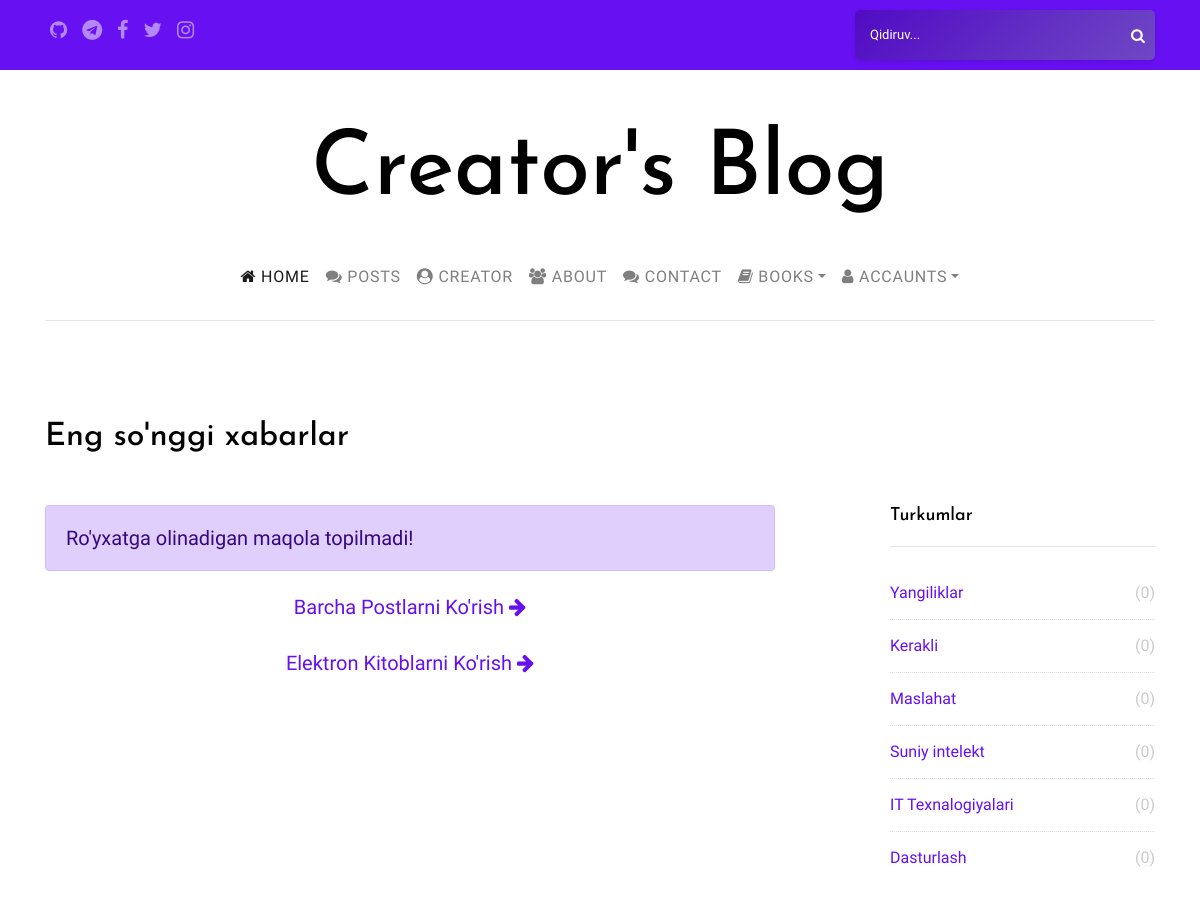
The app's page / (upper part), older data.
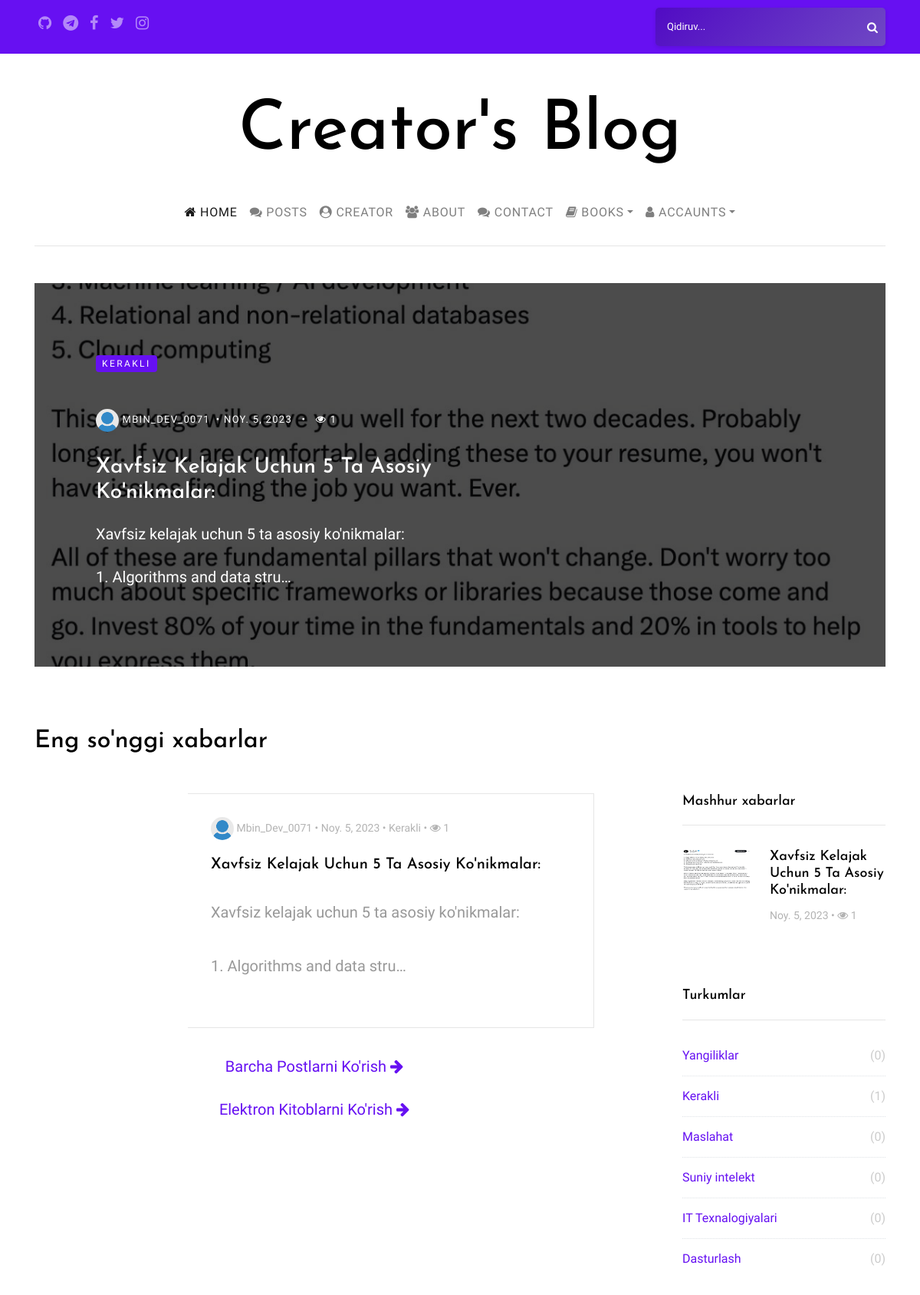
The same page, newer data.
### posts/models.py (models this page shows, shortened)
class Category(models.Model):
    name = models.CharField(max_length=50, verbose_name='Kategoriya nomi')
    slug = models.SlugField(unique=True, help_text="Bu joyni qo'lda o'zgartirmaslik tavsiya etiladi.")
    def __str__(self):
        return self.name

class Post(models.Model):
    author = models.ForeignKey(settings.AUTH_USER_MODEL, on_delete=models.CASCADE)
    category = models.ForeignKey(Category, on_delete=models.CASCADE)
    tags = models.ManyToManyField(Tag, blank=True, verbose_name='Yorliqlar')
    views = models.ManyToManyField(HitCount, related_name='post_views', blank=True)
    title = models.CharField(max_length=75, verbose_name='Sarlavha')
    slug = models.SlugField(unique=True, help_text='Bu joyni qo`lda o`zgartirmaslik tavsiya etiladi.')
    image = models.ImageField(upload_to='posts/%Y/%m/%d/', verbose_name='Rasm')
    content = RichTextField(verbose_name='Tarkib')
    created = models.DateTimeField(auto_now_add=True, verbose_name='Yaratilgan sana')
    available = models.BooleanField(default=True, verbose_name='Faol passiv')
    def getHitCount(self):
        return self.views.count()
    class Meta:
        ordering = ['-created']

### users/models.py (models this page shows, shortened)
class UserDetail(models.Model):
    user = models.OneToOneField(User, on_delete=models.CASCADE)
    title = models.CharField(blank=True, null=True, max_length=50, verbose_name='Ünvan')
    description = models.CharField(blank=True, null=True, max_length=250, verbose_name='Açıklama')
    image = models.ImageField(blank=True, null=True, upload_to='users/', default='def_user.png', verbose_name='Görsel')

### pages/views.py (the view)
# urls.py: path('', views.LatestPostListView.as_view(), name='index'),
class LatestPostListView(ListView):
    model = Post
    template_name = 'index.html'
    context_object_name = 'latestposts'
    queryset = Post.objects.filter(available=True).order_by('-created')[:6]  # Get last 6 posts
    def get_context_data(self, **kwargs):
        context = super().get_context_data(**kwargs)
        post_count = Post.objects.filter(available=True).count()
        if post_count >= 3:
            items = list(Post.objects.filter(available=True))
            random_items = random.sample(items, 3)
            context['randomposts'] = random_items
        else:
            context['randomposts'] = Post.objects.filter(available=True)
        context['popularposts'] = Post.objects.filter(available=True).annotate(viewyek=Count('views')).order_by('-viewyek')[:3]  # Get popular 3 posts
        context['categories'] = Category.objects.all()
        context['tags'] = Tag.objects.all()
        return context

### posts/models.py (called while the page is built)
    def __str__(self):
        return self.name

### templates/index.html (shortened to what the changed rows need)
{% extends 'partials/_base.html' %} {% load static %} {% block content %}
<section class="site-section pt-5 pb-5">
    <div class="container">
        <div class="row">
            <div class="col-md-12">
                <div class="owl-carousel owl-theme home-slider">
                    {% for randompost in randomposts %}
                    <div>
                        <a href="{% url 'posts:postDetail' randompost.category.slug randompost.id randompost.slug %}" class="a-block d-flex align-items-center height-lg" style="background-image: url({{ randompost.image.url }});">
                            <div class="text half-to-full">
                                <span class="category mb-5">{{ randompost.category.name }}</span>
                                <div class="post-meta">
                                    <span class="author mr-2"><img src="{{ randompost.author.userdetail.image.url }}" alt="Colorlib"> {{ randompost.author.username }}</span>&bullet;
                                    <span class="mr-2">{{ randompost.created | date }} </span> &bullet;
                                    <span class="ml-2"><span class="fa fa-eye"></span> {{ randompost.getHitCount }}</span>
                                </div>
                                <h3>{{ randompost.title | title }}</h3>
                                <p>{{ randompost.content | safe | linebreaks | truncatechars:100 }}</p>
                            </div>
                        </a>
                    </div>
                    {% endfor %}
                </div>
            </div>
        </div>
    </div>
</section>
<section class="site-section pt-0 pb-3">
    <div class="container">
        <div class="row mb-4">
            <div class="col-md-6">
                <h2 class="mb-4">Eng so'nggi xabarlar</h2>
            </div>
        </div>
        <div class="row blog-entries">
            <div class="col-md-12 col-lg-8 main-content">
                <div class="row mb-5">
                    <div class="col-md-12">
                        {% if latestposts %} {% for latestpost in latestposts %}
                        <div class="post-entry-horzontal ">
                            <a style="width: 100%" href="{% url 'posts:postDetail' latestpost.category.slug latestpost.id latestpost.slug %}">
                                <span class="text spanyek">
                                    <div class="post-meta ">
                                        <span class="author"><img src="{{ latestpost.author.userdetail.image.url }}" alt="Colorlib"> {{ latestpost.author.username | title }} &bullet; </span>
                                <span>{{ latestpost.created | date }} &bullet;</span>
                                <span class="catyek">{{ latestpost.category.name }} &bullet;</span>
                                <span><span class="fa fa-eye"></span> {{ latestpost.getHitCount }}</span>
                        </div>
                        <h2>{{ latestpost.title | title}}</h2>
                        <p class="mb-0">{{ latestpost.content|safe|linebreaks|truncatechars:100 }}</p>
                        </span>
                        </a>
                    </div>
                    {% endfor %} {% else %}
                    <div class="alert alert-primary" role="alert">
                        Ro'yxatga olinadigan maqola topilmadi!
                    </div>
                    {% endif %}
                    <div class="row mb-3">
                        <div class="col-md-12 text-center text-capitalize" style="height:40px">
                        </div>
                    </div>
                    <div class="row mb-3">
                        <div class="col-md-12 text-center text-capitalize" style="height:40px">
                        </div>
                    </div>
                </div>
            </div>
        </div>
        {% endblock %}

### templates/partials/_sidebar.html (shortened to what this page needs)
{% load static %}
<div class="col-md-12 col-lg-4 sidebar">
    {% if popularposts %}
        <div class="sidebar-box">
            <h3 class="heading">Mashhur xabarlar</h3>
            <div class="post-entry-sidebar">
                <ul>
                    {% for popularpost in popularposts %}
                        <li>
                            <a href="{% url 'posts:postDetail' popularpost.category.slug popularpost.id popularpost.slug %}">
                                <img style="height: 55px" src="{{ popularpost.image.url }}" alt="popularpost img" class="mr-4">
                                <div class="text">
                                    <h4>{{ popularpost.title | title }}</h4>
                                    <div class="post-meta">
                                        <span>{{ popularpost.created | date }} &bullet;</span>
                                        <span><span class="fa fa-eye"></span> {{ popularpost.getHitCount }}</span>
                                    </div>
                                </div>
                            </a>
                        </li>
                    {% endfor %}
                </ul>
            </div>
        </div>
    {% endif %}
    {% if categories %}
        <div class="sidebar-box">
            <h3 class="heading">Turkumlar</h3>
            <ul class="categories">
                {% for category in categories %}
                    <li><a href="{% url 'posts:posts_by_category' category.slug %}">{{ category }} <span>({{ category.post_set.count }})</span></a></li>
                {% endfor %}
            </ul>
        </div>
    {% endif %}
</div>
</div>
</div>
</section>

Row changes from the older to the newer data that the page shows:
added Post: image (picture), category.name "KERAKLI", author.userdetail.image (picture), author.username "MBIN_DEV_0071", created "NOY. 5, 2023", getHitCount "1", title "Xavfsiz Kelajak Uchun 5 Ta Asosiy Ko'nikmalar:", content "Xavfsiz kelajak uchun 5 ta asosiy ko'nikmalar: 1. Algorithms and data stru…", author.username "Mbin_Dev_0071", created "Noy. 5, 2023", category.name "Kerakli"
computed for Category "Kerakli": post_set.count "0" → "1"
Text that changed along with them:
text no longer shown: "Ro'yxatga olinadigan maqola topilmadi!"
text now shown: "Mashhur xabarlar"
